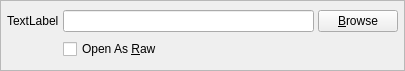
<ui version="4.0" >
 <author></author>
 <comment></comment>
 <exportmacro></exportmacro>
 <class>DiskEntityParamValue</class>
 <widget class="QWidget" name="DiskEntityParamValue" >
  <property name="geometry" >
   <rect>
    <x>0</x>
    <y>0</y>
    <width>405</width>
    <height>71</height>
   </rect>
  </property>
  <property name="windowTitle" >
   <string>Form</string>
  </property>
  <layout class="QHBoxLayout" >
   <property name="margin" >
    <number>0</number>
   </property>
   <property name="spacing" >
    <number>0</number>
   </property>
   <item>
    <widget class="QFrame" name="frame" >
     <property name="frameShape" >
      <enum>QFrame::StyledPanel</enum>
     </property>
     <property name="frameShadow" >
      <enum>QFrame::Raised</enum>
     </property>
     <layout class="QGridLayout" >
      <property name="margin" >
       <number>6</number>
      </property>
      <property name="spacing" >
       <number>4</number>
      </property>
      <item row="0" column="0" >
       <widget class="QLabel" name="label" >
        <property name="text" >
         <string>TextLabel</string>
        </property>
       </widget>
      </item>
      <item row="0" column="2" >
       <widget class="QPushButton" name="browseButton" >
        <property name="text" >
         <string>&amp;Browse</string>
        </property>
       </widget>
      </item>
      <item row="0" column="1" >
       <widget class="QLineEdit" name="entityNameTextBox" />
      </item>
      <item row="1" column="1" >
       <widget class="QCheckBox" name="openAsRawCheckBox" >
        <property name="text" >
         <string>Open As &amp;Raw</string>
        </property>
       </widget>
      </item>
     </layout>
    </widget>
   </item>
  </layout>
 </widget>
 <pixmapfunction></pixmapfunction>
 <resources/>
 <connections/>
</ui>
